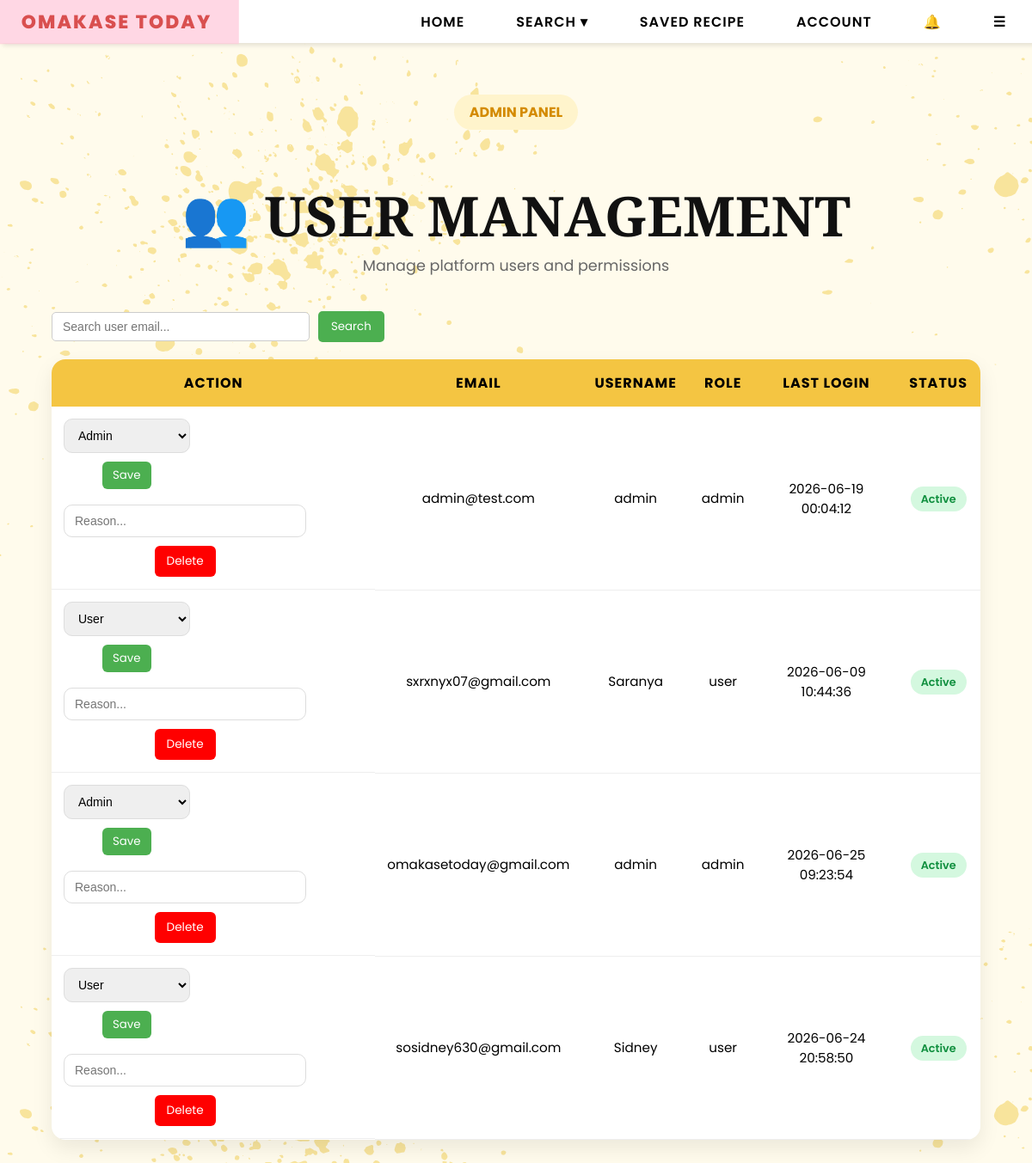
Screenshot of /admin/users (signed in) with the database file from the repository.
### tables this page shows
CREATE TABLE users (
        email TEXT PRIMARY KEY,
        username TEXT,
        password TEXT,
        bio TEXT,
        profile_pic TEXT,
        role TEXT DEFAULT 'user'
    , reset_token TEXT, reset_used INTEGER DEFAULT 0, reset_viewed INTEGER DEFAULT 0, last_login TEXT);

### app.py (the view)
@app.route("/admin/users")
def admin_users():
    if session.get("role") != "admin":
        return "403 Forbidden"
    conn = sqlite3.connect(DB_PATH)
    c = conn.cursor()
    c.execute("""
        SELECT email,
            username,
            role,
            last_login
        FROM users
    """)
    users = c.fetchall()
    conn.close()
    six_months_ago = (
            datetime.now() - timedelta(days=180)
        )
    processed_users = []
    for user in users:
        status = "Inactive"
        if user[3]:
            try:
                last_login = datetime.strptime(
                    user[3],
                    "%Y-%m-%d %H:%M:%S"
                )
                if last_login > six_months_ago:
                    status = "Active"
            except:
                status = "Inactive"
        processed_users.append(
            (
                user[0],  # email
                user[1],  # username
                user[2],  # role
                user[3],  # last_login
                status    # active/inactive
            )
        )
    return render_template(
        "admin_users.html",
        users=processed_users
    )

### templates/admin_users.html (shortened to what this page needs)
{% extends "base.html" %}
{% block content %}
<div class="admin-users-wrapper">
    <div class="page-hero">
        <span class="hero-tag">
            ADMIN PANEL
        </span>
        <h1 class="page-title">
            👥 USER MANAGEMENT
        </h1>
        <p class="page-subtitle">
            Manage platform users and permissions
        </p>
    </div>
    <div class="admin-controls">
        <input type="text" id="userSearch" class="search-input"
            placeholder="Search user email...">
        <button onclick="filterUsers()" class="search-btn">
            Search
        </button>
    </div>
    <table class="users-table">
        <thead>
            <tr>
                <th>ACTION</th>
                <th>EMAIL</th>
                <th>USERNAME</th>
                <th>ROLE</th>
                <th>LAST LOGIN</th>
                <th>STATUS</th>
            </tr>
        </thead>
        <tbody id="userBody">
            {% for u in users %}
            <tr>
                <td style="display:flex; gap:8px; flex-wrap:wrap;">
                    <form action="/admin/users/update/{{ u[0] }}" method="POST">
                        <select name="role">
                            <option value="user" {% if u[2]=='user' %}selected{% endif %}>User</option>
                            <option value="admin" {% if u[2]=='admin' %}selected{% endif %}>Admin</option>
                        </select>
                        <button type="submit" class="update-btn">Save</button>
                    </form>
                    <form action="/admin/delete/{{ u[0] }}" method="POST"
                          onsubmit="return confirmDelete(this)">
                        <input type="text" name="reason"
                               placeholder="Reason..."
                               required
                               class="reason-input">
                        <button type="submit" class="delete-btn">
                            Delete
                        </button>
                    </form>
                </td>
                <td>{{ u[0] }}</td>
                <td>{{ u[1] }}</td>
                <td>{{ u[2] }}</td>
                <td>
                    {% if u[3] %}
                        {{ u[3] }}
                    {% else %}
                        Never Logged In
                    {% endif %}
                </td>
                <td>
                    <span class="
                        status-badge
                        {% if u[4] == 'Active' %}
                            active-status
                        {% else %}
                            inactive-status
                        {% endif %}
                    ">
                        {{ u[4] }}
                    </span>
                </td>
            </tr>
            {% endfor %}
        </tbody>
    </table>
</div>
{% endblock %}

### rows the page displays
users: role "Admin", email "admin@test.com", username "admin", role "admin", last_login "2026-06-19 00:04:12", u "Active"
users: role "User", email "sxrxnyx07@gmail.com", username "Saranya", role "user", last_login "2026-06-09 10:44:36", u "Active"
users: role "Admin", email "omakasetoday@gmail.com", username "admin", role "admin", last_login "2026-06-25 09:23:54", u "Active"
users: role "User", email "sosidney630@gmail.com", username "Sidney", role "user", last_login "2026-06-24 20:58:50", u "Active"
